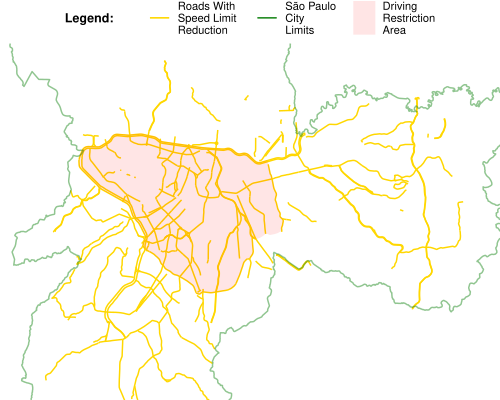

This figure's R source:
# clear memory
rm(list=ls())
gc()

#required packages
library(ggplot2)
library(Cairo)
library(ggmap)
library(rgdal)
library(rgeos)
library(ggsn)


# inputs 
  # roads
  roads.dsn <- "data/roads/speed_change_roads"
  roads.path <- "speed_change_roads"
  
  # rodizio area
  rodiz.dsn <- "data/roads"
  rodiz.path <- "rodizio"
  
  # city area
  city.dsn <- "data/city_area"
  city.path <- "DEINFO_MUNICIPIO"
  


# output
OD.p <- "appendix/figures/A12_driving_restriction_area/driving_restriction_area.pdf"


# Main ----------------------------------------------------------------------------------------
# Cameras
  
# Roads
  #read shapes
  RD.sp <- readOGR(roads.dsn, roads.path)
  RD <- fortify(RD.sp)
  RD$road <- "TR"

# Rodizio
  # read kml
  RZ.sp <- readOGR(rodiz.dsn, rodiz.path)
  RZ <- fortify(RZ.sp)
  
  
# City Area
  # read kml
  CA.sp <- readOGR(city.dsn, city.path)
  CA.sp <- spTransform(CA.sp, "+proj=longlat +ellps=WGS84")
  CA <- fortify(CA.sp)
  
  
# map
  mybox <- c(left = -46.83, bottom = -23.8, right = -46.362, top = -23.37)
  mymap <- get_stamenmap(mybox, zoom = 10, maptype = "toner-lines")
  
  mapbox <- as.data.frame(matrix(nrow = 4, ncol = 2))
  mapbox$x <- c(-46.83, -46.83, -46.362, -46.362)
  mapbox$y <- c(-23.8, -23.37, -23.37, -23.8)
  
# plot cameras installed after july,20-2015
  ggplot() +
   geom_polygon(aes(x = x, y = y),
                data = mapbox, alpha = 1, fill = "white") +
   scalebar(x.min = min(mapbox$x)+0.05, x.max = max(mapbox$x)-0.05,
            y.min = min(mapbox$y)+0.02, y.max = max(mapbox$y)-0.02,
            dist = 5, dd2km = TRUE, model = "WGS84", st.size = 2) + 
   geom_path(aes(x=long, y = lat, group = group, colour = "road"), data = RD) +
   geom_path(aes(x=long, y = lat, group = group, colour = "sp"), data = CA, alpha = 0.5) +
   geom_polygon(aes(x=long, y = lat, group = group, fill = "rodiz"),
                data = RZ, alpha = 0.1) +
   scale_colour_manual(values = c("road" = "gold", "sp" = "forestgreen"),
                       labels = c("road" = "Roads With\nSpeed Limit    \nReduction",
                                  "sp" = "São Paulo\nCity\nLimits      "),
                       name = "Legend:        ") +
   scale_fill_manual(values = c("rodiz" = "red"),
                     labels = c("rodiz" = "Driving\nRestriction\nArea    "),
                     name = "",
                     limits = c("rodiz")) +
   theme_void() +
   theme(legend.title=element_text(size=9, face = "bold"),
         legend.text=element_text(size=8),
         legend.position="top") +
   coord_cartesian(xlim = c(-46.8,-46.4), ylim = c(-23.7, -23.45))
  ggsave(filename = OD.p, w = 5, h = 4)
  
  
  
# identify ratio of treated roads on Rodizio Area
RZ.sp <- spTransform(RZ.sp, paste0("+proj=merc +lon_0=0 ",
                                  "+lat_ts=6.644567463596037 ",
                                  "+x_0=0 +y_0=0 +ellps=GRS80 ",
                                  "+units=m +no_defs"))
buff <- gBuffer(RZ.sp, width = 100)
RD.sp <- spTransform(RD.sp, paste0("+proj=merc +lon_0=0 ",
                                  "+lat_ts=6.644567463596037 ",
                                  "+x_0=0 +y_0=0 +ellps=GRS80 ",
                                  "+units=m +no_defs"))
chopped <- gIntersection(buff, RD.sp)
a <- SpatialLinesLengths(chopped, longlat = F)/1000
b <- sum(SpatialLinesLengths(RD.sp, longlat = F))/1000
a/b
